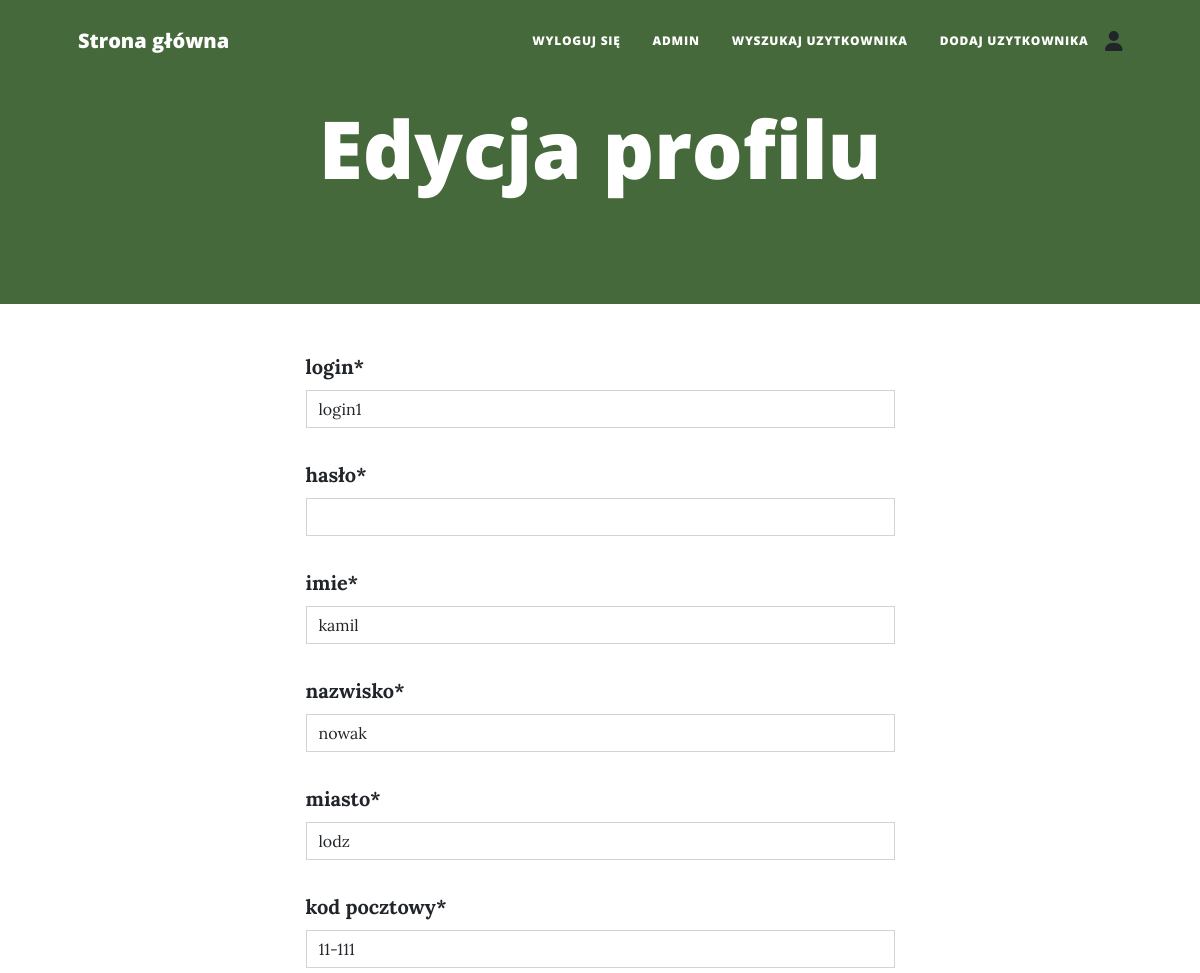
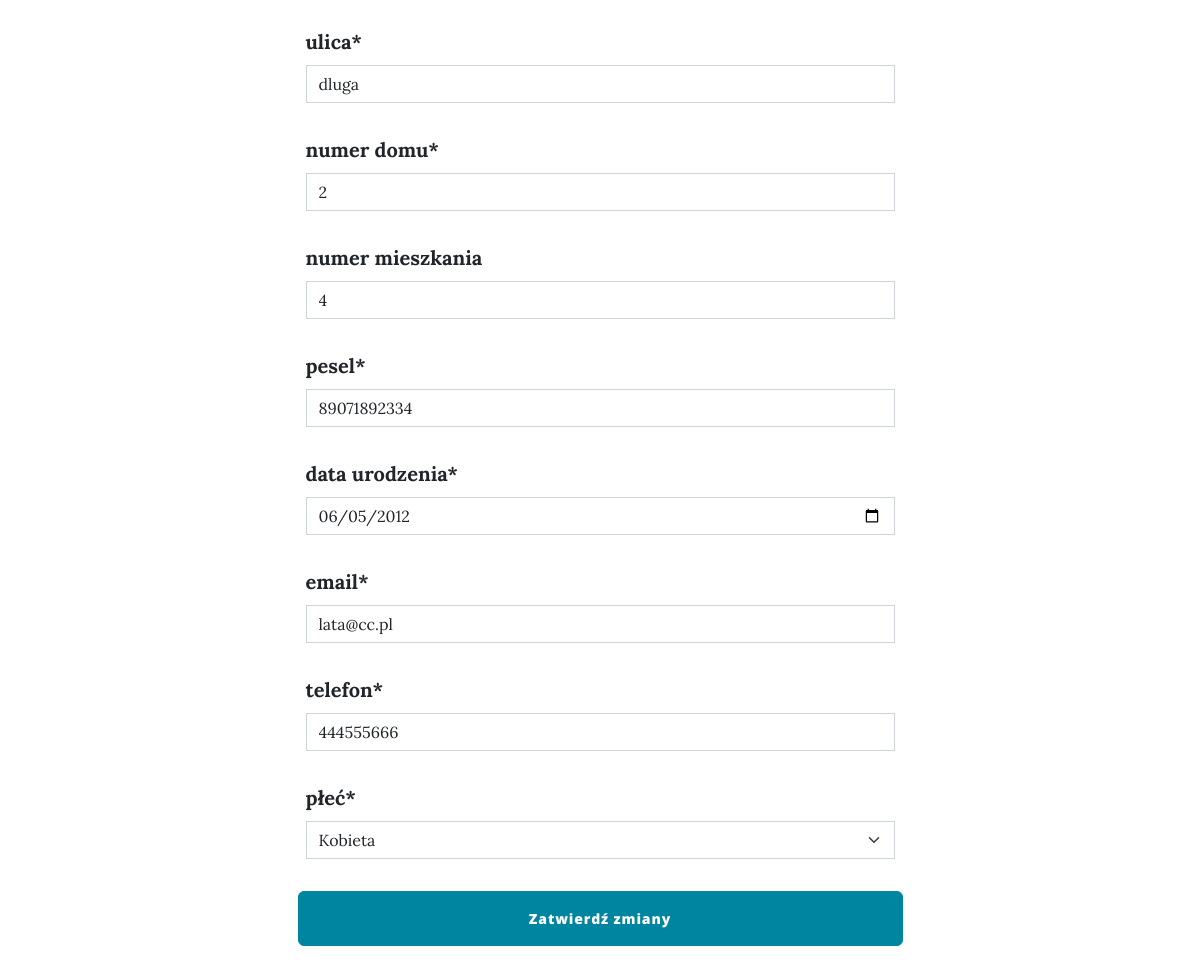
Page /edit-user/2 (signed in) on the committed database (2 pictures, top to bottom).
### main.py (models this page shows)
class User(UserMixin, db.Model):
    __tablename__ = "users"
    id = db.Column(db.Integer, primary_key=True)
    login = db.Column(db.String(20),unique =True,nullable=False)
    password = db.Column(db.String(100),nullable=False)
    name= db.Column(db.String(30),nullable=False)
    last_name= db.Column(db.String(30),nullable=False)
    city = db.Column(db.String(30),nullable=False)
    postal_code = db.Column(db.String(6),nullable=False)
    street = db.Column(db.String(20),nullable=False)
    street_number = db.Column(db.String,nullable=False)
    flat_number = db.Column(db.String)
    pesel = db.Column(db.String(30), unique = True,nullable=False)
    birth_date = db.Column(db.Date,nullable=False)
    sex = db.Column(db.String(15))
    email = db.Column(db.String(100), unique=True,nullable=False)
    phone = db.Column(db.Integer)
    pass_ch_req=db.Column(db.String)
    password_history=db.Column(db.String)

### main.py (the view, shortened to what this page needs)
@app.route('/edit-user/<int:user_id>', methods=['GET', 'POST'])
@admin_only
def edit_user(user_id):
    user = User.query.get_or_404(user_id)
    form = AddUserForm(obj=user)
    errors = []
    existing_email = db.session.execute(db.select(User).where(User.email == form.email.data)).scalar()
    if existing_email and existing_email.id != user.id:
        errors.append("Ten adres e-mail jest już zarejestrowany.")
    existing_login = db.session.execute(db.select(User).where(User.login == form.login.data)).scalar()
    if existing_login and existing_login.id != user.id:
        errors.append("Ten login jest już zajęty.")
    existing_pesel = db.session.execute(db.select(User).where(User.pesel == form.pesel.data)).scalar()
    if existing_pesel and existing_pesel.id != user.id:
        errors.append("Ten numer PESEL już istnieje w bazie danych.")
    if errors:
        for error in errors:
            flash(error, 'error')
        return render_template('edit_user.html', form=form)
    return render_template('edit_user.html', form=form, user=user)

### main.py (called while the page is built)
@login_manager.user_loader
def load_user(user_id):
    return db.get_or_404(User, user_id)

def admin_only(f):
    @wraps(f)
    def decorated_function(*args, **kwargs):
        if not current_user.is_authenticated:
            return redirect(url_for('login'))
        if current_user.id != 1:
            return abort(403)
        return f(*args, **kwargs)
    return decorated_function

### templates/edit_user.html (shortened to what this page needs)
{% extends "base.html" %}
{% from "bootstrap5/form.html" import render_form %}
{% block content %}
<header class="masthead">
    <div class="container position-relative px-4 px-lg-5">
      <div class="row gx-4 gx-lg-5 justify-content-center">
        <div class="col-md-10 col-lg-8 col-xl-7">
          <div class="page-heading">
            <h1>Edycja profilu</h1>
          </div>
        </div>
      </div>
    </div>
  </header>
<section>
    <div class="container px-4 px-lg-5">
        <div class="row gx-4 gx-lg-5 justify-content-center">
            <div class="col-md-10 col-lg-8 col-xl-7">
                <form method="POST" class="row g-3">
                    {{ render_form(form, novalidate=True, button_map={"submit": "primary"}) }}
                </form>
            </div>
        </div>
    </div>
</section>
{% include "footer.html" %}
{% endblock %}

### rows in the picture
User: login "login1", name "kamil", last_name "nowak", city "lodz", postal_code "11-111", street "dluga", street_number "2", flat_number "4", pesel "89071892334", birth_date "06/05/2012", email "lata@cc.pl", phone "444555666", sex "Kobieta"
